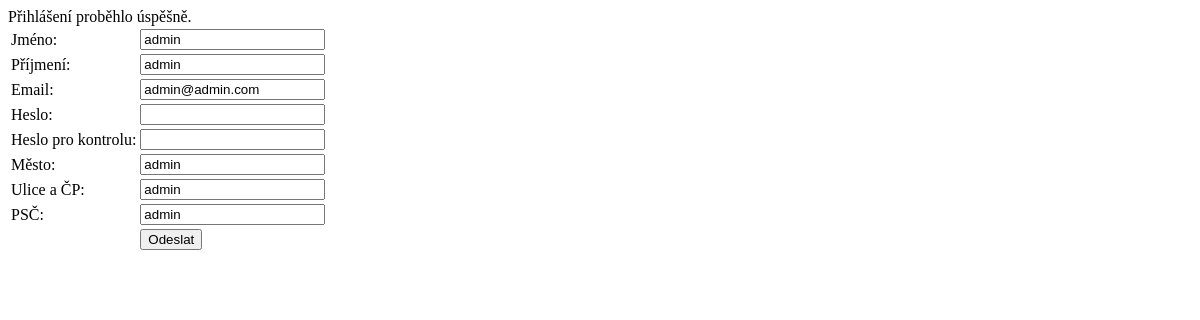
/user/edit/1 (signed in), run on the app's committed database.
### tables this page shows
CREATE TABLE `user` (
  `id` int(11) NOT NULL,
  `first_name` varchar(60) NOT NULL,
  `last_name` varchar(60) NOT NULL,
  `email` varchar(60) NOT NULL,
  `password` varchar(255) NOT NULL,
  `city` varchar(255) NOT NULL,
  `street` varchar(255) NOT NULL,
  `postal_code` varchar(10) NOT NULL,
  `logged` tinyint(1) NOT NULL DEFAULT '0'
);

### controller/UserController.php (called while the page is built, shortened)
<?php
class UserController extends SecuredController {
    public function process($params) {
        $this->callAction($params);
    }
    public function edit($params){
       $id = array_shift($params);
       $userManager = new UserManager();
       $user = $userManager->getUserById($id);
       $this->showView();
    }
}

### model/Router.php (called while the page is built, shortened)
<?php
class Router{
    private $controller;
    public function processUrl(){
        $fullUrl = $this->getFullUrl();
        $parsedUrl = $this->getParsedUrl($fullUrl);
        $controllerName = array_shift($parsedUrl);
        $this->controller->process($parsedUrl);
    }
    private function setController($controllerClass){
        $this->controller = new $controllerClass;
    }
    private function getParsedUrl($fullUrl){
       $url = trim(trim(str_replace(BASE_PATH,'',$fullUrl),'/'));
       return explode('/',$url);
    }
    private function getFullUrl(){
        $scheme = isset($_SERVER['https']) ? 'https://' :  'http://';
        return $scheme . $_SERVER['HTTP_HOST'] . $_SERVER['REQUEST_URI'];
    }
}

### index.php (called while the page is built, shortened)
<?php
include('config/config.php');
include('view/layout.php');

### model/DB.php (called while the page is built, shortened)
<?php
class DB{
   private static $connection;
   private static $setting = [
       PDO::ATTR_ERRMODE => PDO::ERRMODE_EXCEPTION,
       PDO::MYSQL_ATTR_INIT_COMMAND => 'SET NAMES utf8',
       PDO::ATTR_EMULATE_PREPARES => false
   ];
   public static function connect($host,$dbname,$user,$password){
       if (!isset(self::$connection))
        {
                self::$connection = new PDO(
                        "mysql:host=$host;dbname=$dbname",
                        $user,
                        $password,
                        self::$setting
                );
        }
   }
   public static function queryOne($query,$params){
      $result = self::$connection->prepare($query);
      $result->execute($params);
      return $result->fetch(PDO::FETCH_ASSOC);
   }
}

### model/UserManager.php (called while the page is built, shortened)
<?php
 class UserManager{
     public function getUserById($id){
         $query = "SELECT id, first_name, last_name, city, email, street, postal_code".
                 " FROM user WHERE id = ?";
         return DB::queryOne($query, [$id]);
     }
 }

### config/config.php (called while the page is built, shortened)
<?php
 function autoload($class)
{
    $pattern = '/'. CONTROLLER_POSTFIX .'$/';
}

### view/manageUser.php (the view)
<?php
    if(isset($user)){
        extract($user);
    }
    else{
       $id = $first_name = $last_name = $email = $city = $street = $postal_code = '';
    }
?>
<form method="post" action="<?php echo BASE_PATH . '/user/save'?>">
    <table>
        <tr>
            <td><label for="first_name">Jméno:</label></td>
            <td><input type="" name="first_name" id="first_name" value="<?php echo $first_name?>"></td>
        </tr>
         <tr>
            <td><label for="last_name">Příjmení:</label></td>
            <td><input type="text" name="last_name" id="last_name" value="<?php echo $last_name?>"></td>
        </tr>
         <tr>
            <td><label for="email">Email:</label></td>
            <td><input type="email" name="email" id="email" value="<?php echo $email?>"></td>
        </tr>
         <tr>
            <td><label for="password">Heslo:</label></td>
            <td><input type="password" name="password" id="password"></td>
        </tr>
         <tr>
            <td><label for="again">Heslo pro kontrolu:</label></td>
            <td><input type="password" name="again" id="again"></td>
        </tr>
         <tr>
            <td><label for="city">Město:</label></td>
            <td><input type="text" name="city" id="city" value="<?php echo $city?>"></td>
        </tr>
         <tr>
            <td><label for="street">Ulice a ČP:</label></td>
            <td><input type="text" name="street" id="street" value="<?php echo $street?>"></td>
        </tr>
         <tr>
            <td><label for="postal_code">PSČ:</label></td>
            <td><input type="text" name="postal_code" id="postal_code" value="<?php echo $postal_code?>"></td>
        </tr>
         <tr>
            <td><input type="hidden" name="id" value="<?php echo $id ?>"></td>
            <td><input type="submit" value="Odeslat"></td>
        </tr>
    </table>
</form>

### data on the page
user: first_name "admin", last_name "admin", email "admin@admin.com", city "admin", street "admin", postal_code "admin"

### other printed values
$message "Přihlášení proběhlo úspěšně."
